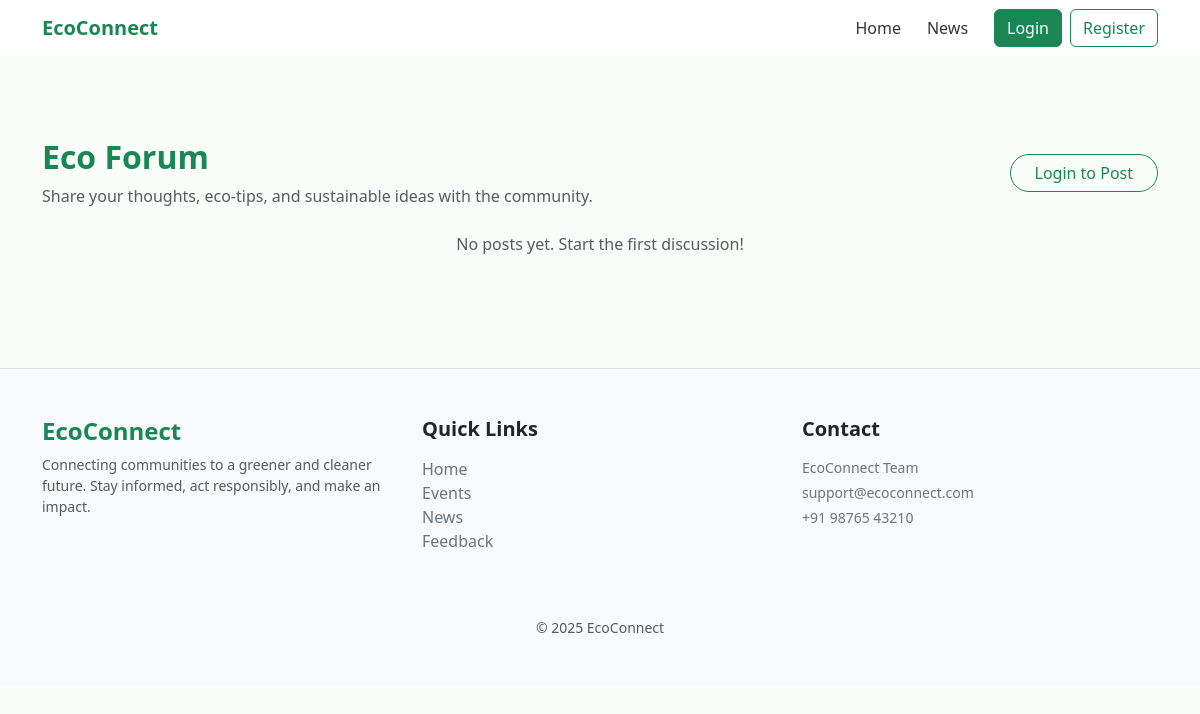
Before: /forum/ with the older database file.
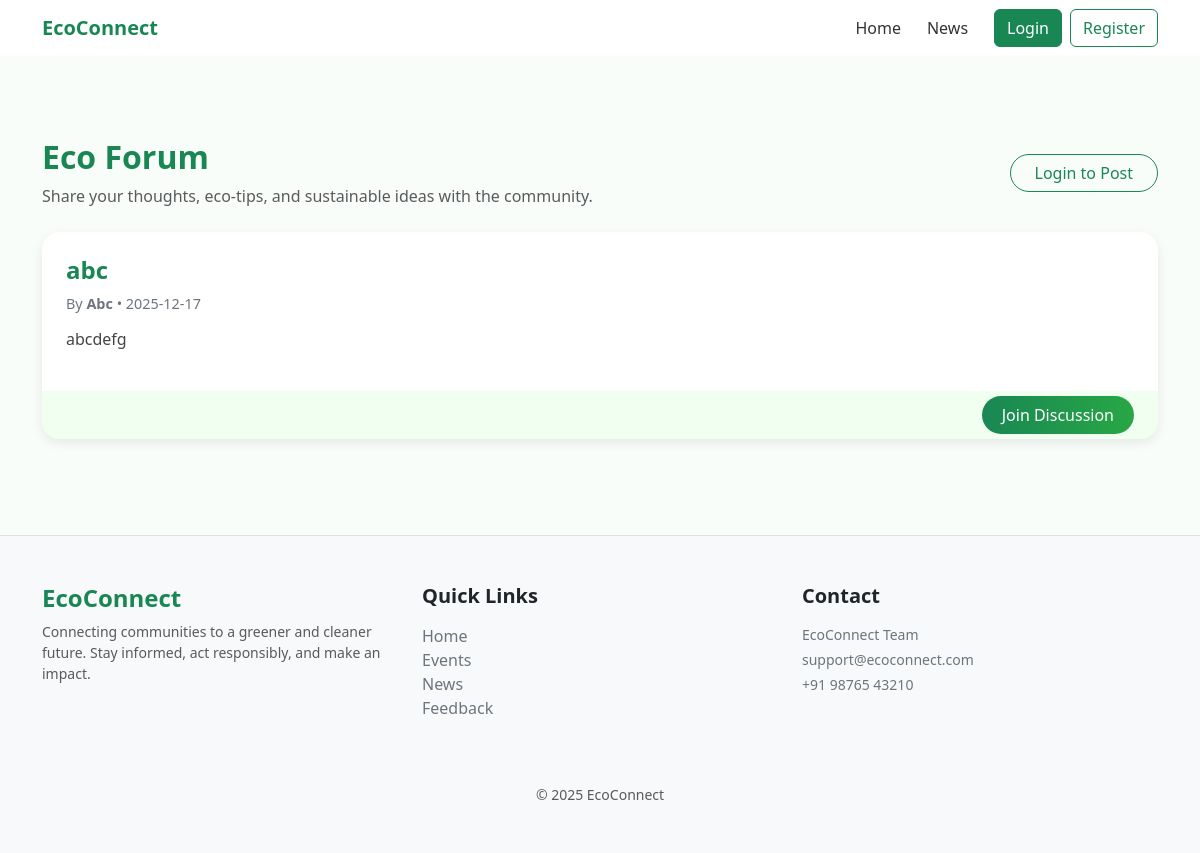
After: the same page with the newer database file.
### forum/models.py (models this page shows, shortened)
class ForumPost(models.Model):
    title = models.CharField(max_length=200)
    content = models.TextField()
    author = models.ForeignKey(User, on_delete=models.CASCADE)
    created_at = models.DateTimeField(auto_now_add=True)

### users/models.py (models this page shows, shortened)
class CustomUser(AbstractUser):
    eco_points = models.IntegerField(default=0)

### forum/views.py (the view)
# urls.py: path('', views.forum_list, name='forum_list'),
def forum_list(request):
    posts = ForumPost.objects.all().order_by('-created_at')
    return render(request, 'forum_list.html', {'posts': posts})

### forum/templates/forum_list.html (shortened to what this page needs)
{% extends 'base.html' %}
{% load static %}
{% block content %}
<div class="container py-5">
  <div class="d-flex justify-content-between align-items-center mb-4">
    <div>
      <h2 class="fw-bold text-success">Eco Forum</h2>
      <p class="text-muted mb-0">
        Share your thoughts, eco-tips, and sustainable ideas with the community.
      </p>
    </div>
    {% if user.is_authenticated %}
      <a href="{% url 'forum:create_post' %}" class="btn btn-success rounded-pill px-4">
        ➕ Add New Forum
      </a>
    {% else %}
      <a href="{% url 'login' %}" class="btn btn-outline-success rounded-pill px-4">
        Login to Post
      </a>
    {% endif %}
  </div>
  <div class="forum-grid">
    {% for post in posts %}
    <div class="forum-card">
      <div class="forum-card-content">
        <h4 class="forum-title">{{ post.title }}</h4>
        <p class="forum-meta">
          By <strong>{{ post.author.username }}</strong> • {{ post.created_at|date:"Y-m-d" }}
        </p>
        <p class="forum-desc">{{ post.content|truncatewords:20 }}</p>
      </div>
      <div class="forum-footer">
        <a href="{% url 'forum:forum_detail' post.id %}" class="btn-view">
          Join Discussion
        </a>
      </div>
    </div>
    {% empty %}
    <p class="text-center text-muted">
      No posts yet. Start the first discussion!
    </p>
    {% endfor %}
  </div>
</div>
{% endblock %}

Changed rows visible on the page:
added ForumPost: title "abc", author.username "Abc", created_at "2025-12-17", content "abcdefg"
Other visible differences:
text no longer shown: "No posts yet. Start the first discussion!"
